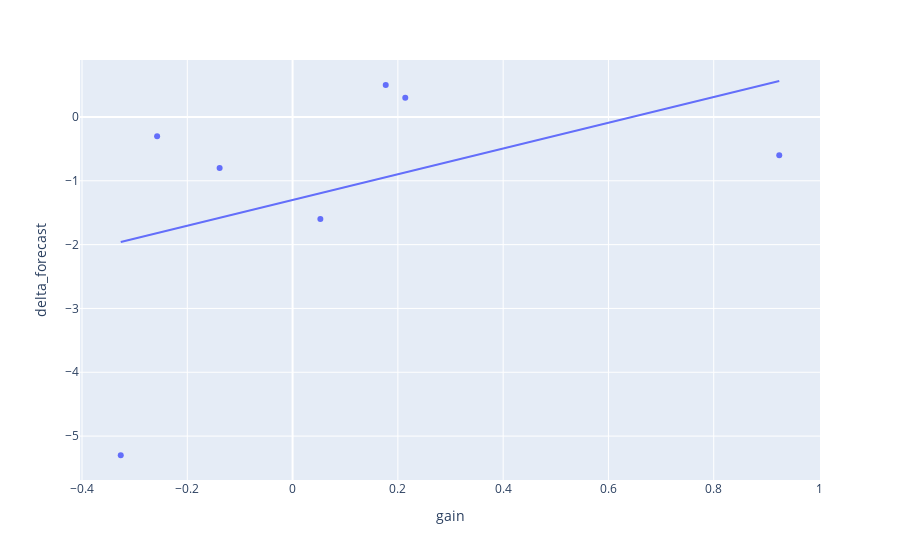
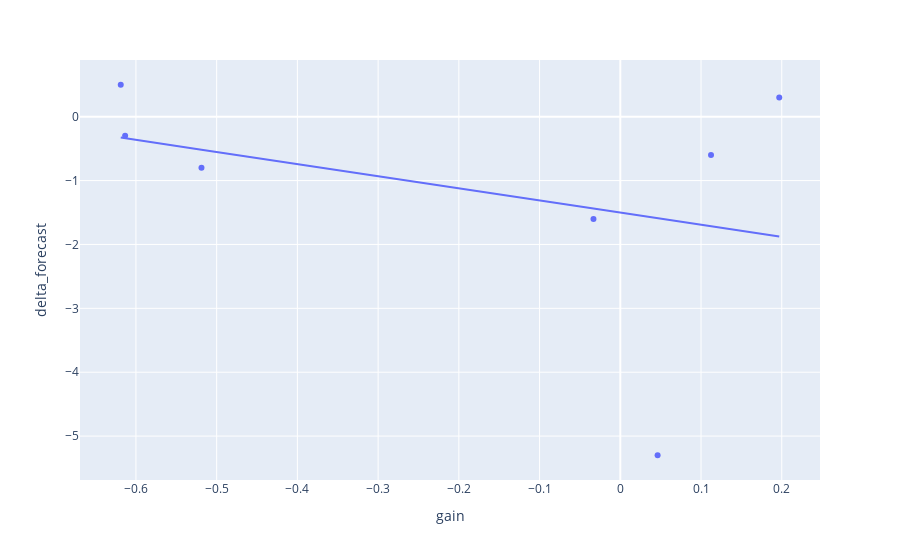
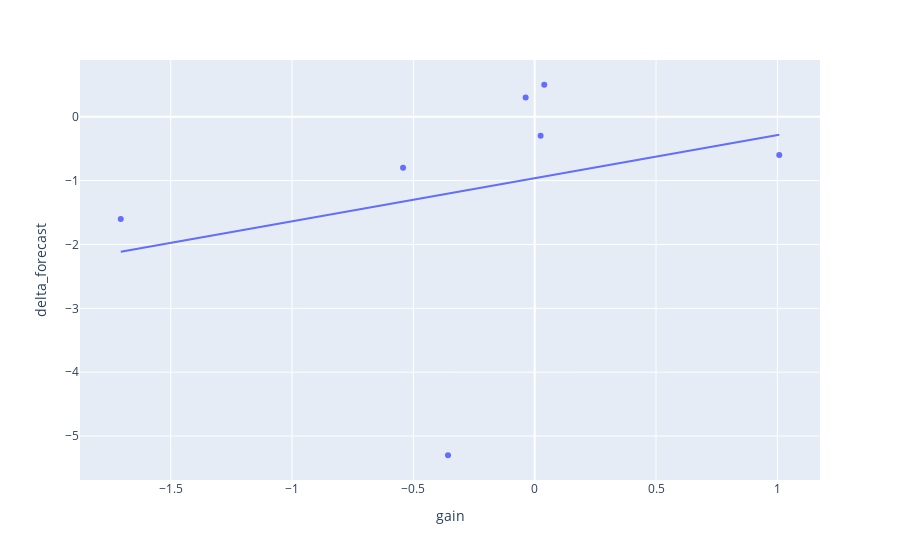
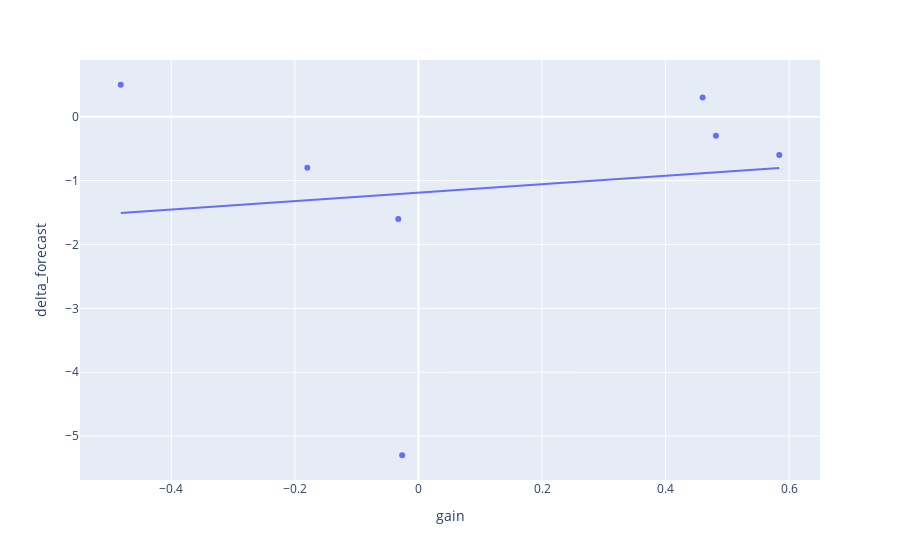

Notebook code cell kept with these figures, in order:
### Markdown cell above
## Plotting it for visual analyzing

### Code cell
selected_category = category_select1
selected_data = merged_dataframe[merged_dataframe.category ==
                                 selected_category].copy()

for pair in pairs:
    pair_data = selected_data[selected_data.pair == pair].copy()
    print(f"Plotting data for {pair}...")
    fig = px.scatter(pair_data, x="gain", y="delta_forecast", trendline='ols')
    fig.show()

### Figure 1 — Plotly figure (JSON) as saved in the notebook; plotly's stock layout.template omitted (floating-point values rounded to 4 significant figures)
{"data": [{"hovertemplate": "gain=%{x}<br>delta_forecast=%{y}<extra></extra>", "legendgroup": "", "marker": {"color": "#636efa", "symbol": "circle"}, "mode": "markers", "name": "", "orientation": "v", "showlegend": false, "type": "scatter", "x": [-0.2574, 0.05277, 0.1769, 0.9245, -0.1386, 0.214, -0.3264], "xaxis": "x", "y": [-0.3, -1.6, 0.5, -0.6, -0.8, 0.3, -5.3], "yaxis": "y"}, {"hovertemplate": "<b>OLS trendline</b><br>delta_forecast = 2.01633 * gain + -1.30031<br>R<sup>2</sup>=0.185475<br><br>gain=%{x}<br>delta_forecast=%{y} <b>(trend)</b><extra></extra>", "legendgroup": "", "marker": {"color": "#636efa", "symbol": "circle"}, "mode": "lines", "name": "", "showlegend": false, "type": "scatter", "x": [-0.3264, -0.2574, -0.1386, 0.05277, 0.1769, 0.214, 0.9245], "xaxis": "x", "y": [-1.959, -1.819, -1.58, -1.194, -0.9436, -0.8687, 0.5638], "yaxis": "y"}], "layout": {"legend": {"tracegroupgap": 0}, "margin": {"t": 60}, "xaxis": {"anchor": "y", "domain": [0, 1], "title": {"text": "gain"}}, "yaxis": {"anchor": "x", "domain": [0, 1], "title": {"text": "delta_forecast"}}}}

### Figure 2 — Plotly figure (JSON) as saved in the notebook; plotly's stock layout.template omitted (floating-point values rounded to 4 significant figures)
{"data": [{"hovertemplate": "gain=%{x}<br>delta_forecast=%{y}<extra></extra>", "legendgroup": "", "marker": {"color": "#636efa", "symbol": "circle"}, "mode": "markers", "name": "", "orientation": "v", "showlegend": false, "type": "scatter", "x": [-0.6134, -0.03324, -0.6188, 0.1124, -0.5188, 0.1969, 0.0462], "xaxis": "x", "y": [-0.3, -1.6, 0.5, -0.6, -0.8, 0.3, -5.3], "yaxis": "y"}, {"hovertemplate": "<b>OLS trendline</b><br>delta_forecast = -1.89859 * gain + -1.50181<br>R<sup>2</sup>=0.121960<br><br>gain=%{x}<br>delta_forecast=%{y} <b>(trend)</b><extra></extra>", "legendgroup": "", "marker": {"color": "#636efa", "symbol": "circle"}, "mode": "lines", "name": "", "showlegend": false, "type": "scatter", "x": [-0.6188, -0.6134, -0.5188, -0.03324, 0.0462, 0.1124, 0.1969], "xaxis": "x", "y": [-0.327, -0.3373, -0.5168, -1.439, -1.59, -1.715, -1.876], "yaxis": "y"}], "layout": {"legend": {"tracegroupgap": 0}, "margin": {"t": 60}, "xaxis": {"anchor": "y", "domain": [0, 1], "title": {"text": "gain"}}, "yaxis": {"anchor": "x", "domain": [0, 1], "title": {"text": "delta_forecast"}}}}

### Figure 3 — Plotly figure (JSON) as saved in the notebook; plotly's stock layout.template omitted (floating-point values rounded to 4 significant figures)
{"data": [{"hovertemplate": "gain=%{x}<br>delta_forecast=%{y}<extra></extra>", "legendgroup": "", "marker": {"color": "#636efa", "symbol": "circle"}, "mode": "markers", "name": "", "orientation": "v", "showlegend": false, "type": "scatter", "x": [0.0244, -1.706, 0.0395, 1.008, -0.5425, -0.03734, -0.3571], "xaxis": "x", "y": [-0.3, -1.6, 0.5, -0.6, -0.8, 0.3, -5.3], "yaxis": "y"}, {"hovertemplate": "<b>OLS trendline</b><br>delta_forecast = 0.675808 * gain + -0.962599<br>R<sup>2</sup>=0.078077<br><br>gain=%{x}<br>delta_forecast=%{y} <b>(trend)</b><extra></extra>", "legendgroup": "", "marker": {"color": "#636efa", "symbol": "circle"}, "mode": "lines", "name": "", "showlegend": false, "type": "scatter", "x": [-1.706, -0.5425, -0.3571, -0.03734, 0.0244, 0.0395, 1.008], "xaxis": "x", "y": [-2.115, -1.329, -1.204, -0.9878, -0.9461, -0.9359, -0.2815], "yaxis": "y"}], "layout": {"legend": {"tracegroupgap": 0}, "margin": {"t": 60}, "xaxis": {"anchor": "y", "domain": [0, 1], "title": {"text": "gain"}}, "yaxis": {"anchor": "x", "domain": [0, 1], "title": {"text": "delta_forecast"}}}}

### Figure 4 — Plotly figure (JSON) as saved in the notebook; plotly's stock layout.template omitted (floating-point values rounded to 4 significant figures)
{"data": [{"hovertemplate": "gain=%{x}<br>delta_forecast=%{y}<extra></extra>", "legendgroup": "", "marker": {"color": "#636efa", "symbol": "circle"}, "mode": "markers", "name": "", "orientation": "v", "showlegend": false, "type": "scatter", "x": [0.4815, -0.03261, -0.4819, 0.584, -0.1799, 0.46, -0.0263], "xaxis": "x", "y": [-0.3, -1.6, 0.5, -0.6, -0.8, 0.3, -5.3], "yaxis": "y"}, {"hovertemplate": "<b>OLS trendline</b><br>delta_forecast = 0.662146 * gain + -1.19042<br>R<sup>2</sup>=0.017963<br><br>gain=%{x}<br>delta_forecast=%{y} <b>(trend)</b><extra></extra>", "legendgroup": "", "marker": {"color": "#636efa", "symbol": "circle"}, "mode": "lines", "name": "", "showlegend": false, "type": "scatter", "x": [-0.4819, -0.1799, -0.03261, -0.0263, 0.46, 0.4815, 0.584], "xaxis": "x", "y": [-1.509, -1.31, -1.212, -1.208, -0.8859, -0.8716, -0.8037], "yaxis": "y"}], "layout": {"legend": {"tracegroupgap": 0}, "margin": {"t": 60}, "xaxis": {"anchor": "y", "domain": [0, 1], "title": {"text": "gain"}}, "yaxis": {"anchor": "x", "domain": [0, 1], "title": {"text": "delta_forecast"}}}}
